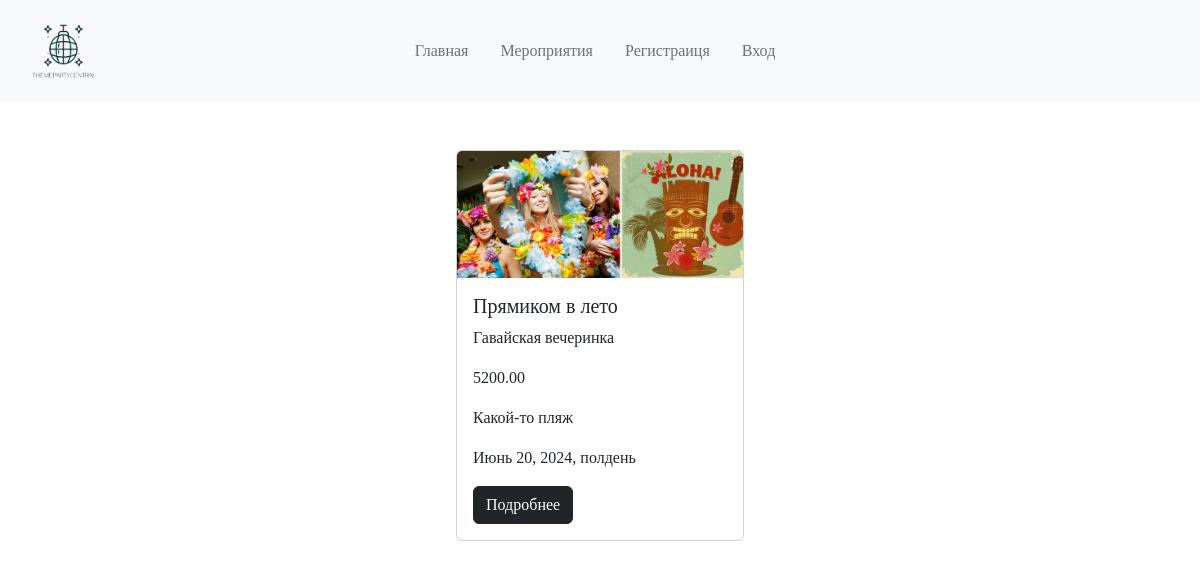
/events/, run on an earlier commit of the app's database.
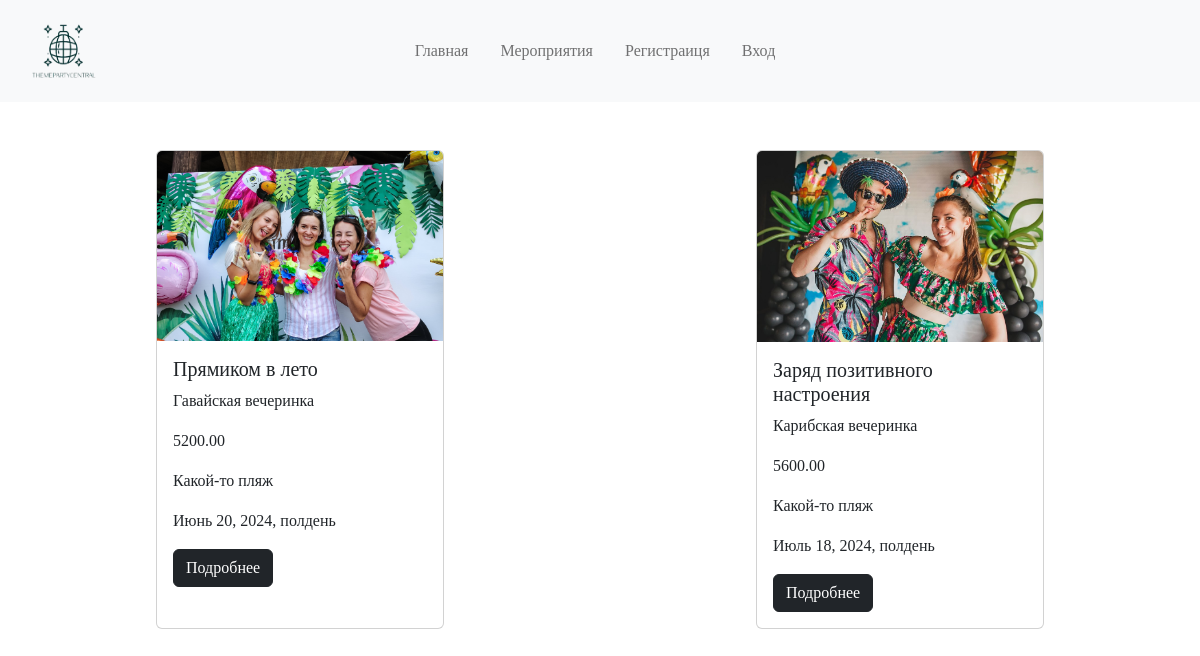
And on a later commit of the database.
### events/models.py (models this page shows, shortened)
class Events(models.Model):
    name = models.CharField(max_length=128, verbose_name='Названние')
    description = models.TextField(verbose_name='Описание')
    topic = models.ForeignKey(Topic, on_delete=models.CASCADE, verbose_name='Тематика')
    image = models.ImageField(upload_to="%Y/%m/%d", verbose_name='Изображение')
    video = models.CharField(max_length=128, verbose_name='Видео')
    date = models.DateTimeField(verbose_name='Дата проведения')
    place = models.CharField(max_length=128, verbose_name='Место проведения')
    price = models.DecimalField(max_digits=8, decimal_places=2, verbose_name='Цена')
    seats = models.CharField(max_length=128, verbose_name='Количество мест')
    class Meta:
        verbose_name = 'Мероприятие'
        verbose_name_plural = 'Мероприятия'

class Topic(models.Model):
    name = models.CharField(max_length=128, verbose_name='Название')
    class Meta:
        verbose_name = 'Тематика'
        verbose_name_plural = 'Тематики'
    def __str__(self):
        return self.name

### events/views.py (the view)
# urls.py: path('', EventsListView.as_view(), name='events'),
class EventsListView(ListView):
    model = Events
    context_object_name = 'events'
    template_name = 'evetns/events_list.html'

### events/templates/evetns/events_list.html (shortened to what this page needs)
{% extends 'root.html' %}
{% block content %}
    <div class="d-flex justify-content-around mt-5">
    {% for events in events %}
        <div class="card" style="width: 18rem;">
          <img src="{{ events.image.url }}" class="card-img-top" alt="...">
          <div class="card-body">
            <h5 class="card-title">{{ events.name }}</h5>
            <p class="card-text">{{ events.topic }}</p>
            <p class="card-text">{{ events.price }}</p>
            <p class="card-text">{{ events.place }}</p>
            <p class="card-text">{{ events.date }}</p>
            <a href="{% url 'events:event_detail' events.pk %}" class="btn btn-dark">Подробнее</a>
          </div>
        </div>
    {% endfor %}
            </div>
{% endblock %}

### templates/root.html (shortened to what this page needs)
{% load static %}
<!DOCTYPE html>
<html lang="en">
<head>
    <link rel="stylesheet" href="{% static 'css/bootstrap.min.css' %}">
    <link rel="stylesheet" href="{% static 'css/style.css' %}">
</head>
<body>
    <nav class="navbar navbar-expand-lg navbar-light bg-light p-3">
      <div class="container-fluid">
        <a class="navbar-brand" href="#"><img src="/media/logo.png" width="70px" height="60px"></a>
        <div class=" collapse navbar-collapse" id="navbarNavDropdown">
          <ul class="navbar-nav ms-auto ">
            <li class="nav-item">
              <a class="nav-link mx-2" aria-current="page" href="{% url 'siteinfo:main' %}">Главная</a>
            </li>
            <li class="nav-item">
              <a class="nav-link mx-2" href="{% url 'events:events' %}">Мероприятия</a>
            </li>
              {% if user.is_authenticated %}
            <li class="nav-item">
              <a class="nav-link mx-2" href="{% url 'auth:profile' %}">Профиль</a>
            </li>
              {% else %}
              <li class="nav-item">
              <a class="nav-link mx-2" href="{% url 'auth:register' %}">Регистраиця</a>
            </li>
              {% endif %}
          {% if user.is_authenticated %}
            <li class="nav-item dropdown">
              <a class="nav-link mx-2" href="{% url 'auth:logout' %}">
                Выход
              </a>
            </li>
          {% else %}
          <li class="nav-item dropdown">
              <a class="nav-link mx-2" href="{% url 'auth:login' %}">
                Вход
              </a>
            </li>
          {% endif %}
          </ul>
          <ul class="navbar-nav ms-auto d-none d-lg-inline-flex">
            <li class="nav-item mx-2">
              <a class="nav-link text-dark h5" href="" target="blank"></a>
            </li>
            <li class="nav-item mx-2">
              <a class="nav-link text-dark h5" href="" target="blank"></a>
            </li>
            <li class="nav-item mx-2">
              <a class="nav-link text-dark h5" href="" target="blank"></a>
            </li>
          </ul>
        </div>
      </div>
    </nav>
{% block content %}
{% endblock %}
</body>
</html>

### static/css/style.css (style rules this page uses)
body { font-family: 'Century Gothic'; }

What changed in the data, as far as the page shows it:
changed Events "Прямиком в лето": image: a different picture
added Events: image (picture), name "Заряд позитивного настроения", topic "Карибская вечеринка", price "5600.00", place "Какой-то пляж", date "Июль 18, 2024, полдень"
